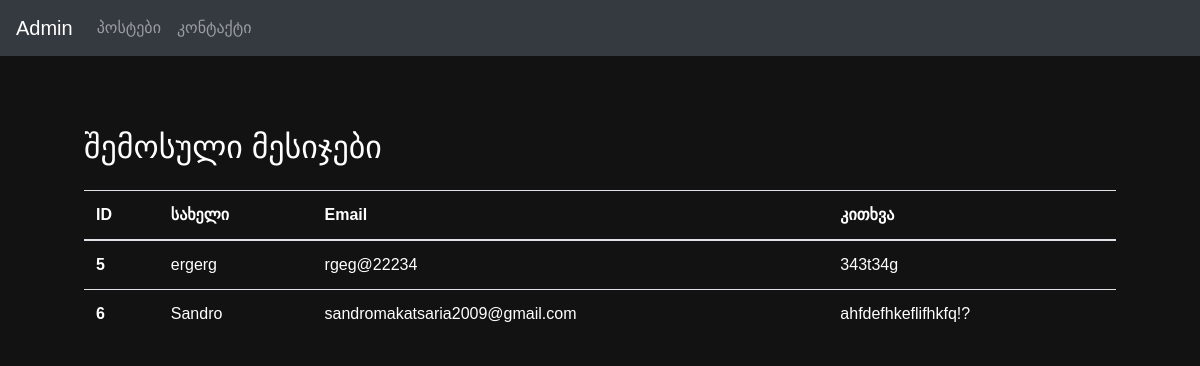
The app's page /admin/admin_contacts, older data.
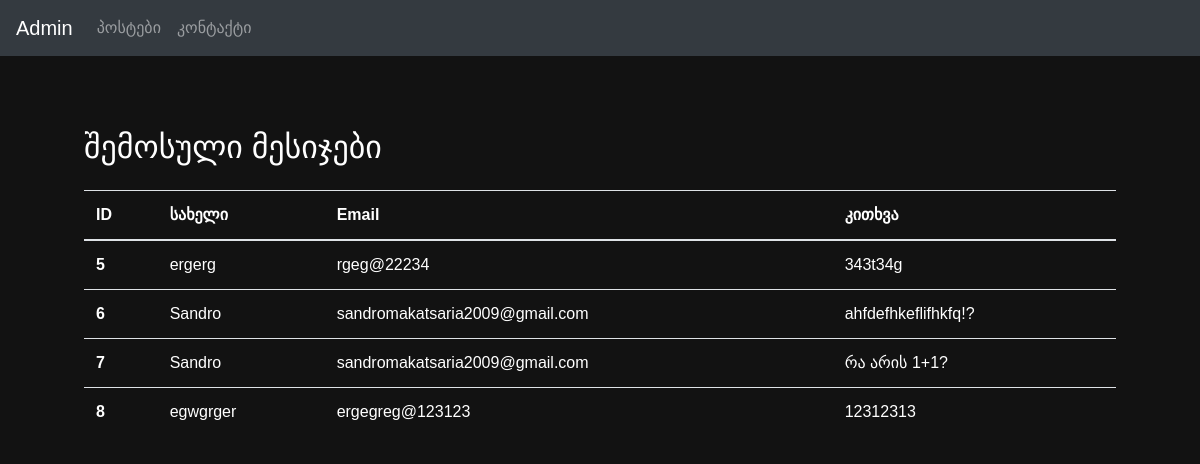
The same page, newer data.
### tables this page shows
CREATE TABLE contacts (
                id INTEGER PRIMARY KEY AUTOINCREMENT,
                name TEXT NOT NULL,
                email TEXT NOT NULL,
                question TEXT NOT NULL
            );

### app_main.py (the view)
@app.route('/admin/admin_contacts')
def admin_contacts():
    conn = sqlite3.connect('fitnessproject.db')
    c = conn.cursor()
    c.execute('SELECT * FROM contacts')
    rows = c.fetchall()
    conn.close()
    questions = []
    for row in rows:
        questions.append({'id': row[0], 'name': row[1], 'email': row[2], 'question': row[3]})
    print(questions)
    return render_template('admin_contacts.html', questions=questions)

### templates/admin_contacts.html (shortened to what this page needs)
<!doctype html>
<html lang="en">
<head>
    <link rel="stylesheet" href="https://cdn.jsdelivr.net/npm/bootstrap@4.4.1/dist/css/bootstrap.min.css"
>
</head>
<body style="background-color: #121212;">
{%include 'admin_header.html'%}
<br>
<br>
<h2 class="main-box" style="color: white;">შემოსული მესიჯები</h2>
<table class="table main-box">
    <thead>
    <tr>
        <th scope="col" class="white-text">ID</th>
        <th scope="col" class="white-text">სახელი</th>
        <th scope="col" class="white-text">Email</th>
        <th scope="col" class="white-text">კითხვა</th>
    </tr>
    </thead>
    <tbody>
    {%for question in questions %}
    <tr>
        <th scope="row" class="white-text">{{question['id']}}</th>
        <td class="white-text">{{question['name']}}</td>
        <td class="white-text">{{question['email']}}</td>
        <td class="white-text">{{question['question']}}</td>
    </tr>
    {% endfor %}
    </tbody>
</table>
</body>
</html>

Row changes from the older to the newer data that the page shows:
added contacts: id "7", name "Sandro", email "sandromakatsaria2009@gmail.com", question "რა არის 1+1?"
added contacts: id "8", name "egwgrger", email "ergegreg@123123", question "12312313"
